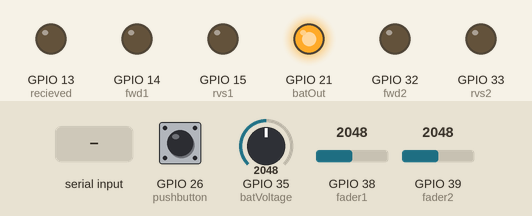
A sketch run on a simulated ESP32. Shown: output pins drawn as LEDs (lit = HIGH). The inputs (shaded band) are chosen by the test bench; at power-on: GPIO 26 (pushbutton) HIGH, GPIO 35 (batVoltage) = 2048, GPIO 38 (fader1) = 2048, GPIO 39 (fader2) = 2048 (analog values on the 0–4095 scale). Nothing arrives over Bluetooth unless stated.

Above: at 1.8 s.
1.9 s: "90,45\n" received over the second serial link
At 2.5 s:
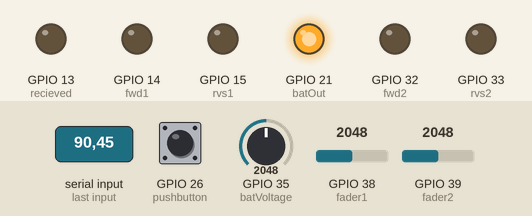
3.4 s: "30,150\n" received over the second serial link
At 4.2 s:
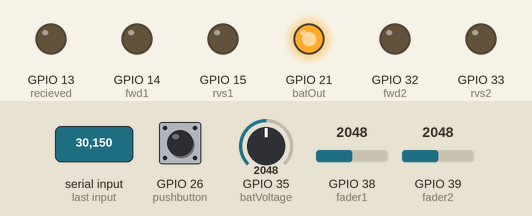
Timing chart, 0 to 6.4 s (numbered marks = the images above; inputs shaded):
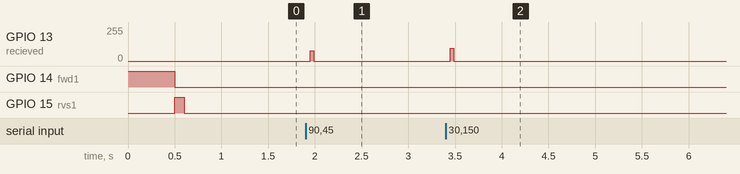

The sketch:

BluetoothLITEExample.ino
```cpp
#include "BluetoothSerial.h"

#if !defined(CONFIG_BT_ENABLED) || !defined(CONFIG_BLUEDROID_ENABLED)
#error Bluetooth is not enabled! Please run `make menuconfig` to and enable it
#endif

BluetoothSerial SerialBT;
const int fwd1 = 14;
const int rvs1 = 15;
const int fwd2 = 32;
const int rvs2 = 33;
const int recieved = 13;
const int pwmFreq = 25000;
const int encoder1 = 13;
const int encoder2 = 27 ;
const int batOut = 21;
const int pushbutton = 26;
int encoderValue;
//const int pwmResolution  = 8;
int fader1 = A2;
int fader2 = A3;
int fader1Val = 0;
int fader2Val = 0;
int fader1Old = 0;
int fader2Old = 0;
int batVoltage = 35;
long debounceMillis = 0;
int encoderCount  = 0;
int encoderCountOld = 0;
int buttonpress = 0;
int oldPress;
const int numReadings = 15;

int readings[numReadings];      // the readings from the analog input
int readIndex = 0;              // the index of the current reading
int total = 0;                  // the running total
int average = 0;
int readings2[numReadings];      // the readings from the analog input
int readIndex2 = 0;              // the index of the current reading
int total2 = 0;                  // the running total
int average2 = 0;
int bat;

void setup() {

  SerialBT.begin("FaderAxis1"); //Change this for each unit
  pinMode(encoder1, INPUT_PULLUP);
  pinMode(encoder2, INPUT_PULLUP);
  pinMode(pushbutton, INPUT_PULLUP);
  pinMode(recieved, OUTPUT);
 // attachInterrupt(digitalPinToInterrupt(encoder2), encoderRead, FALLING);

  analogReadResolution(4); // can set this all the way to 12bits of resolution
  ////pwmsetup

  for (int i = 0; i < 4; i++)
  {
    ledcSetup(i, pwmFreq, 8);
  }
  ledcSetup (4, pwmFreq, 8); //led outpin
  ledcAttachPin(fwd1, 0);
  ledcAttachPin(rvs1, 1);
  ledcAttachPin(fwd2, 2);
  ledcAttachPin(rvs2, 3);
  ledcAttachPin(batOut, 4);
  ledcWrite(0, 255);
  ledcWrite(4, 255);
  delay (500);
  ledcWrite(0, 0);
  ledcWrite(1, 255);
  delay(100);
  ledcWrite(1, 0);

  for (int i = 0; i < numReadings; i++) {
    readings[i] = 0;
    readings2[i] = 0;
  }

}

int asciiReader(char message)
{
  int number;
  int asciiNo = message;
  number = asciiNo - 48;
  return number;
}


void loop() {


  bat = analogRead(batVoltage);
  buttonpress = digitalRead(pushbutton);
  ledcWrite(4, map(bat, 230, 273, 10, 255 ) );  // pwm output for battery level led
  ReadAndAverageInputs();
  SerialWriteIfChange();
 if (SerialBT.available()) {
    //Serial.write(SerialBT.read());
    digitalWrite(recieved, HIGH);
    SerialBT.println(asciiReader((char)SerialBT.read()));
  }
  delay(3);
digitalWrite(recieved, LOW);
}

void SerialWriteIfChange()
{
  if (fader1Val != fader1Old || fader2Val != fader2Old || encoderCount != encoderCountOld || buttonpress != oldPress)
  {
    SerialBT.print(fader1Val);
    SerialBT.print (",");
    SerialBT.print(fader2Val);
    SerialBT.print (",");
    SerialBT.print (encoderCount);
    SerialBT.print (",");
    SerialBT.print (buttonpress);
    SerialBT.print (",");
    SerialBT.println (bat);

    fader1Old = fader1Val;
    fader2Old = fader2Val;
    encoderCountOld = encoderCount;
    oldPress = buttonpress;
  }
}

void ReadAndAverageInputs() {
  total = total - readings[readIndex];
  total2 = total2 - readings2[readIndex];
  readings[readIndex] = analogRead(fader1) / 4;
  readings2[readIndex] = analogRead(fader2) / 4;
  total = total + readings[readIndex];
  total2 = total2 + readings2[readIndex];
  readIndex ++;
  if (readIndex >= numReadings) {
    readIndex = 0;
  }
  fader1Val =  total / numReadings;
  fader2Val = total2 / numReadings;
}


void encoderRead()
{
  unsigned long currentMillis = millis();
  int encRead = digitalRead(encoder1);
  if (currentMillis  - debounceMillis > 20 ) // adds a 20 millisecond dbounce filter for the rotary encoder
  {
    debounceMillis = currentMillis;
    int encRead2 = digitalRead(encoder1);
    if (encRead && encRead2)
    {
      encoderCount --;
      if (encoderCount > 24) encoderCount = 0;
    }
    else if (!encRead && !encRead2)
    {
      encoderCount ++;
      if (encoderCount < 0) encoderCount = 24;
    }


  }


}
```

Measured:
- after the input at 1.9 s, GPIO 13 (recieved): 0/255 → 77/255 after 0.05 s, → 0/255 0.04 s later
- after the input at 3.4 s, GPIO 13 (recieved): 0/255 → 96/255 after 0.05 s, → 0/255 0.04 s later
